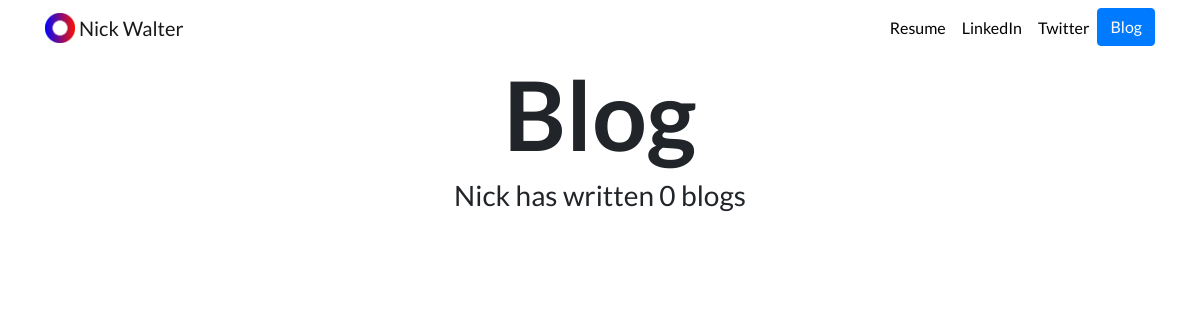
Page /blog/ on the earlier database version.
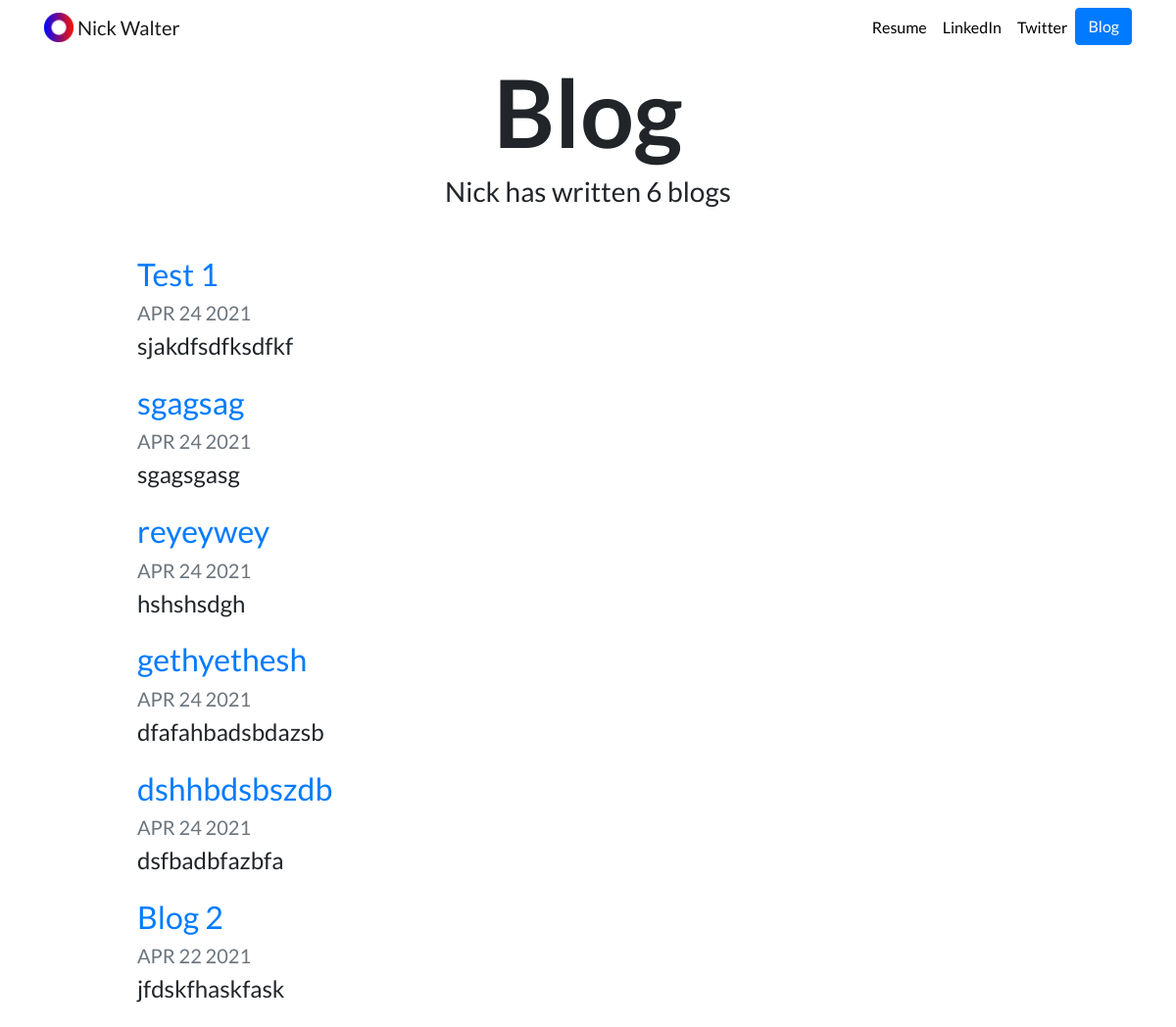
Same page on the later database version.
### blog/models.py (models this page shows, shortened)
class Blog(models.Model):
    title = models.CharField(max_length=200)
    description = models.TextField()
    date = models.DateField()

### blog/views.py (the view)
# urls.py: path('', views.all_blogs, name='all_blogs'),
def all_blogs(request):
    blogs = Blog.objects.order_by('-date')
    return render(request, 'blog/all_blogs.html', {'blogs':blogs})

### blog/templates/blog/all_blogs.html
{% extends "portfolio/base.html" %}
{% load static %}
{% block content %}
<h1 id="blogtitle" class="font-weight-bold text-center">Blog</h1>
<h3 class="text-center mb-5">Nick has written {{ blogs.count }} blog{{ blogs.count|pluralize }}</h3>
{% for blog in blogs %}
<div class="row justify-content-center my-3">
  <div class="col-md-10">
    <a href="{% url 'blog:detail' blog.id %}">
      <h2>{{ blog.title }}</h2>
    </a>
    <h5 class="text-muted">{{ blog.date|date:'M d Y'|upper }}</h5>
    <h4>{{ blog.description|striptags|truncatechars:100 }}</h4>
  </div>
</div>
{% endfor %}
{% endblock %}

Differences in the rows shown:
added Blog: title "Test 1", date "APR 24 2021", description "sjakdfsdfksdfkf"
added Blog: title "sgagsag", date "APR 24 2021", description "sgagsgasg"
added Blog: title "reyeywey", date "APR 24 2021", description "hshshsdgh"
added Blog: title "gethyethesh", date "APR 24 2021", description "dfafahbadsbdazsb"
added Blog: title "dshhbdsbszdb", date "APR 24 2021", description "dsfbadbfazbfa"
added Blog: title "Blog 2", date "APR 22 2021", description "jfdskfhaskfask"
Other differences:
{{ blogs.count }}: "0" → "6"
